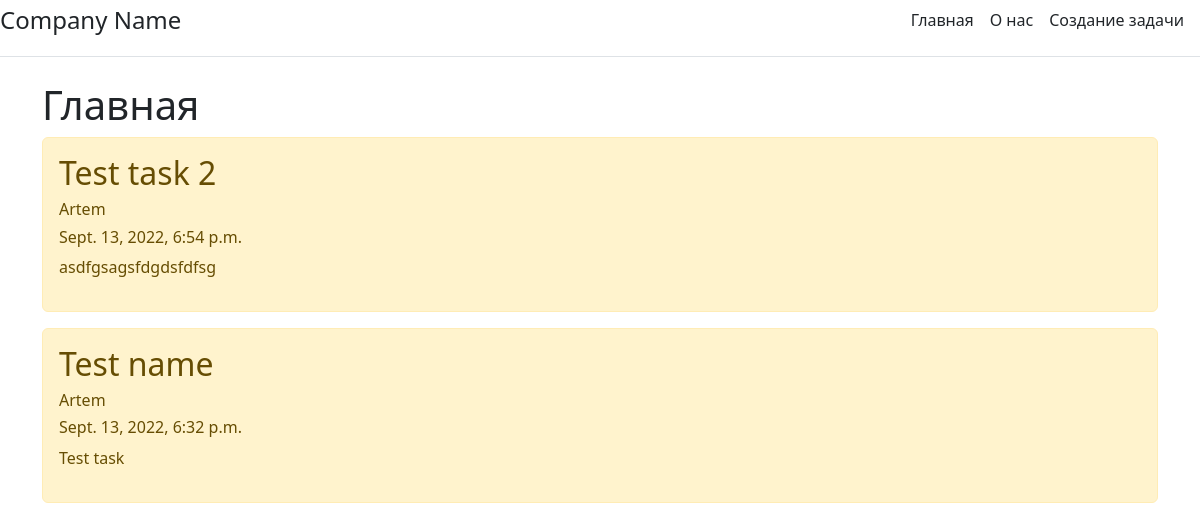
/, run on an earlier commit of the app's database.
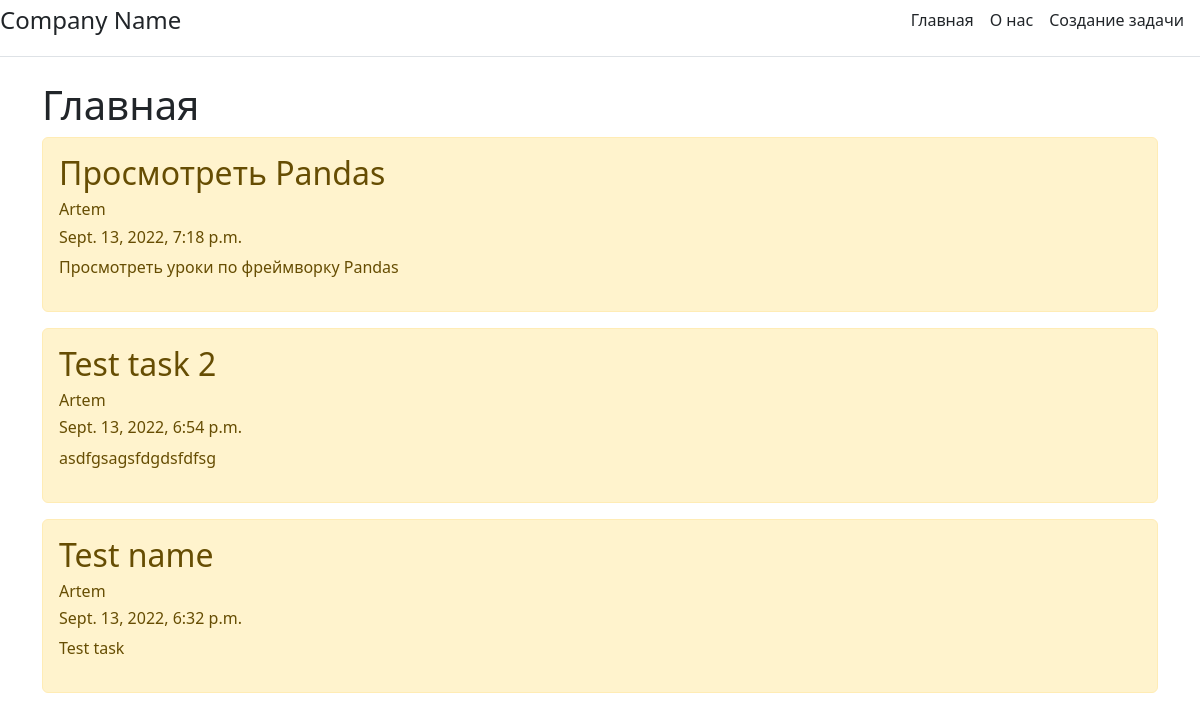
And on a later commit of the database.
### main/models.py (models this page shows, shortened)
class Task(models.Model):
    title = models.CharField('Title', max_length=60)
    task = models.TextField('Task')
    create_on = models.DateTimeField('Create on', auto_now_add=True)
    author = models.CharField('Author', max_length=40)
    class Meta:
        verbose_name="Задача"
        verbose_name_plural="Задачи"

### main/views.py (the view)
# urls.py: path('', views.index, name='home'),
def index(request):
    task = Task.objects.order_by('-create_on')
    context = {'title': 'Главная страница',
               'tasks': task
    }
    return render(request, 'index.html', context)

### main/templates/index.html (shortened to what this page needs)
{% extends 'base.html' %}
{% block content%}
    <h1>Главная</h1>
{% if tasks %}
    {% for el in tasks%}
        <div class="alert alert-warning mt-2">
            <h2>{{el.title}}</h2>
            <h6>{{el.author}}</h6>
            <h6>{{el.create_on}}</h6>
            <p>{{el.task}}</p>
        </div>
    {% endfor %}
{%else%}
    <p>Нет записей</p>
{% endif %}
{% endblock%}

### main/templates/base.html (shortened to what this page needs)
<!DOCTYPE html>
<html lang="en">
<head>
    <link rel="stylesheet" href="https://cdn.jsdelivr.net/npm/bootstrap@5.2.0/dist/css/bootstrap.min.css">
</head>
<body>
<div class="d-flex flex-column flex-md-row align-items-center pb-3 mb-4 border-bottom">
    <a href="/" class="d-flex align-items-center text-dark text-decoration-none">
        <span class="fs-4">Company Name</span>
    </a>
    <nav class="d-inline-flex mt-2 mt-md-0 ms-md-auto">
        <a class="me-3 py-2 text-dark text-decoration-none" href="{% url 'home' %}">Главная</a>
        <a class="me-3 py-2 text-dark text-decoration-none" href="{% url 'about' %}">О нас</a>
        <a class="me-3 py-2 text-dark text-decoration-none" href="{% url 'create' %}">Создание задачи</a>
    </nav>
</div>
<div class="container">
    {% block content%}
    {% endblock %}
    </div>
</body>
</html>

What changed in the data, as far as the page shows it:
added Task: title "Просмотреть Pandas", author "Artem", create_on "Sept. 13, 2022, 7:18 p.m.", task "Просмотреть уроки по фреймворку Pandas"
